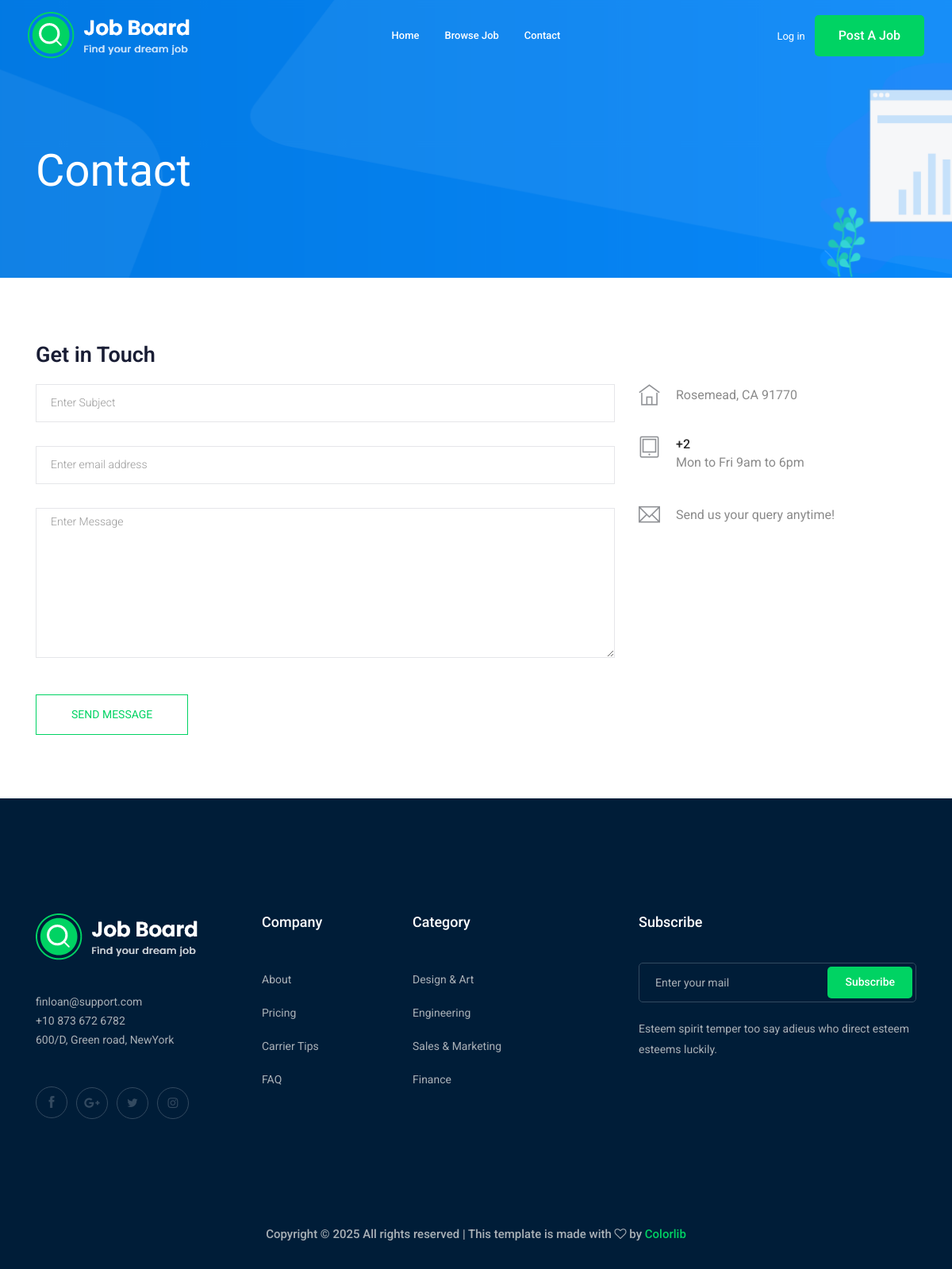
The page /contact-us/ on the database as committed earlier.
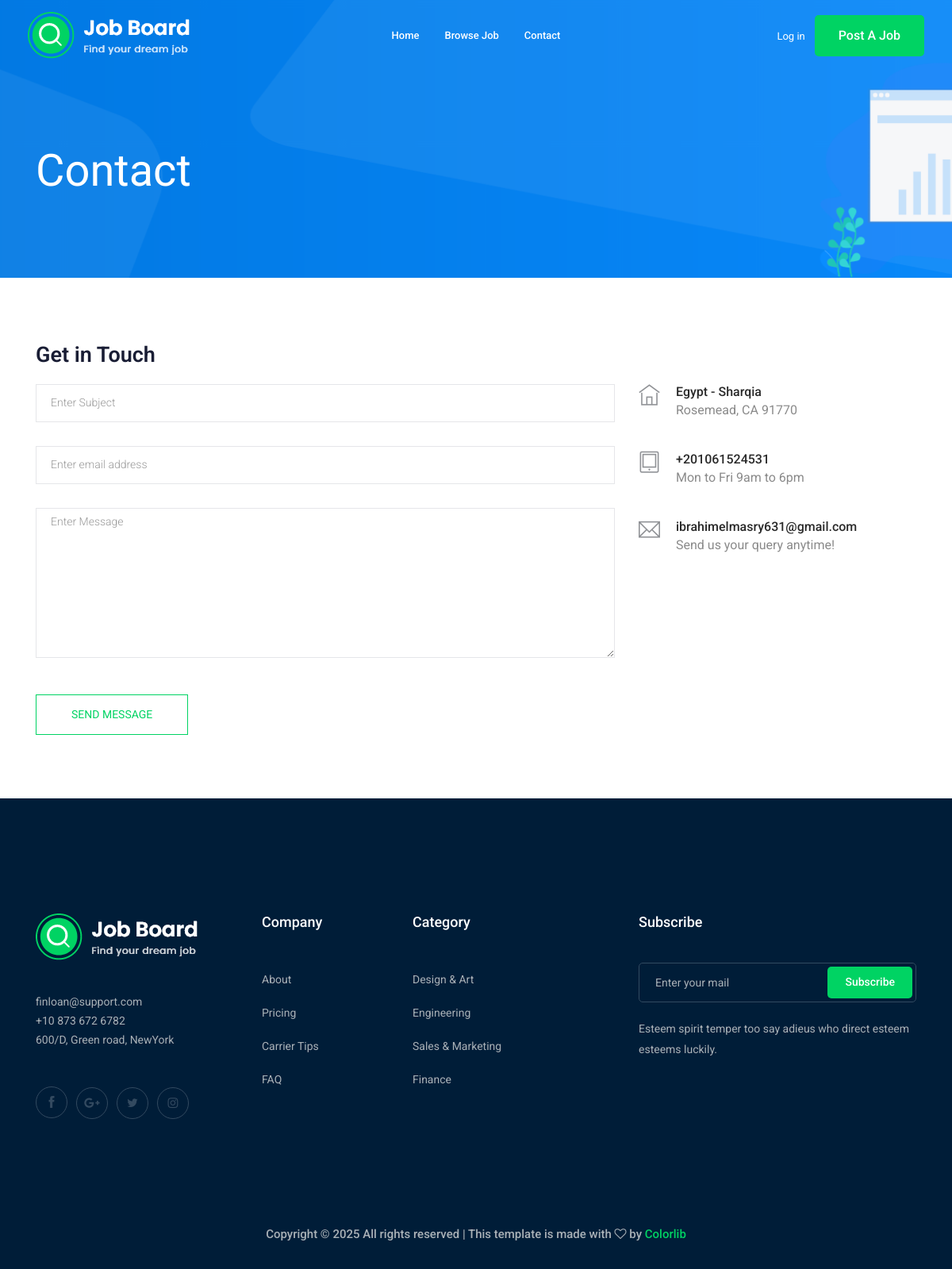
The same page on the database as committed later.
### contact/models.py (models this page shows, shortened)
class Info(models.Model):
    place = models.CharField(max_length=50)
    phone = models.CharField(max_length=15)
    email = models.EmailField()
    class Meta:
        verbose_name = 'Info'
        verbose_name_plural = 'Info'

### contact/views.py (the view, shortened to what this page needs)
# urls.py: path('', views.send_massege, name='contact')
def send_massege(request):
    myinfo= Info.objects.first()
    pass
    context = {
        'myinfo': myinfo,
    }
    return render(request, 'contact.html', context)

### contact/templates/contact.html (shortened to what this page needs)
{% extends 'base.html' %} {% block body %}
  <div class="bradcam_area bradcam_bg_1">
    <div class="container">
      <div class="row">
        <div class="col-xl-12">
          <div class="bradcam_text">
            <h3>contact</h3>
          </div>
        </div>
      </div>
    </div>
  </div>
  <section class="contact-section section_padding">
    <div class="container">
      <div class="row">
        <div class="col-12">
          <h2 class="contact-title">Get in Touch</h2>
        </div>
        <div class="col-lg-8">
            <form class="form-contact contact_form" method="post"  >
            <div class="row">
                <div class="col-12">
                  <div class="form-group">
                    <input class="form-control" name="subject" id="subject" type="text" onfocus="this.placeholder = ''" onblur="this.placeholder = 'Enter Subject'" placeholder="Enter Subject" />
                  </div>
                </div>
                <div class="col-sm-12">
                  <div class="form-group">
                    <input class="form-control" name="email" id="email" type="email" onfocus="this.placeholder = ''" onblur="this.placeholder = 'Enter email address'" placeholder="Enter email address" />
                  </div>
                </div>
              <div class="col-12">
                <div class="form-group">
                  <textarea class="form-control w-100" name="message" id="message" cols="30" rows="9" onfocus="this.placeholder = ''" onblur="this.placeholder = 'Enter Message'" placeholder="Enter Message"></textarea>
                </div>
              </div>
            </div>
            <div class="form-group mt-3">
              <button type="submit" class="button button-contactForm btn_4 boxed-btn">Send Message</button>
            </div>
          </form>
        </div>
        <div class="col-lg-4">
          <div class="media contact-info">
            <span class="contact-info__icon"><i class="ti-home"></i></span>
            <div class="media-body">
              <h3>{{ myinfo.place }}</h3>
              <p>Rosemead, CA 91770</p>
            </div>
          </div>
          <div class="media contact-info">
            <span class="contact-info__icon"><i class="ti-tablet"></i></span>
            <div class="media-body">
              <h3>+2{{ myinfo.phone }}</h3>
              <p>Mon to Fri 9am to 6pm</p>
            </div>
          </div>
          <div class="media contact-info">
            <span class="contact-info__icon"><i class="ti-email"></i></span>
            <div class="media-body">
              <h3>{{ myinfo.email }}</h3>
              <p>Send us your query anytime!</p>
            </div>
          </div>
        </div>
      </div>
    </div>
  </section>
{% endblock %}

Rows that differ between the two databases and show on the page:
added Info: place "Egypt - Sharqia", phone "01061524531", email "ibrahimelmasry631@gmail.com"
